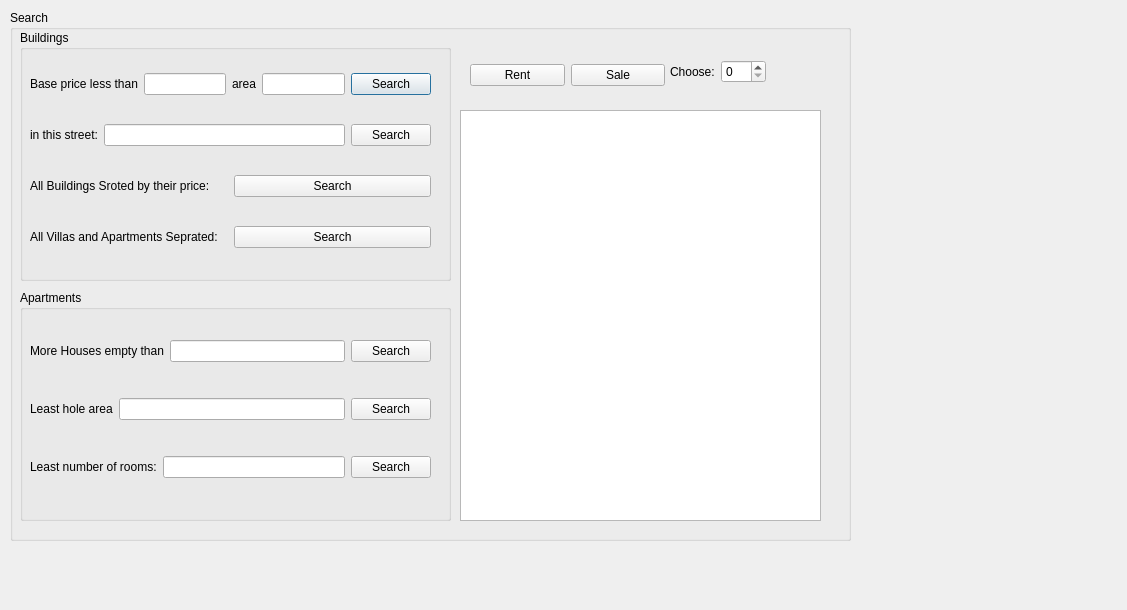
<?xml version="1.0" encoding="UTF-8"?>
<ui version="4.0">
 <class>search</class>
 <widget class="QDialog" name="search">
  <property name="geometry">
   <rect>
    <x>0</x>
    <y>0</y>
    <width>1127</width>
    <height>610</height>
   </rect>
  </property>
  <property name="windowTitle">
   <string>Dialog</string>
  </property>
  <widget class="QGroupBox" name="groupBox">
   <property name="geometry">
    <rect>
     <x>10</x>
     <y>10</y>
     <width>841</width>
     <height>531</height>
    </rect>
   </property>
   <property name="title">
    <string>Search</string>
   </property>
   <widget class="QGroupBox" name="Building_search">
    <property name="geometry">
     <rect>
      <x>10</x>
      <y>20</y>
      <width>431</width>
      <height>251</height>
     </rect>
    </property>
    <property name="title">
     <string>Buildings</string>
    </property>
    <widget class="QWidget" name="layoutWidget_2">
     <property name="geometry">
      <rect>
       <x>10</x>
       <y>20</y>
       <width>401</width>
       <height>221</height>
      </rect>
     </property>
     <layout class="QVBoxLayout" name="verticalLayout_3">
      <item>
       <layout class="QHBoxLayout" name="horizontalLayout">
        <item>
         <widget class="QLabel" name="label_2">
          <property name="text">
           <string>Base price less than</string>
          </property>
         </widget>
        </item>
        <item>
         <widget class="QLineEdit" name="price_lower_le"/>
        </item>
        <item>
         <widget class="QLabel" name="label_3">
          <property name="text">
           <string>area</string>
          </property>
         </widget>
        </item>
        <item>
         <widget class="QLineEdit" name="hole_area_higher_le"/>
        </item>
        <item>
         <widget class="QPushButton" name="search_baseprice_holearea">
          <property name="text">
           <string>Search</string>
          </property>
         </widget>
        </item>
       </layout>
      </item>
      <item>
       <layout class="QHBoxLayout" name="horizontalLayout_2">
        <item>
         <widget class="QLabel" name="label_5">
          <property name="text">
           <string>in this street:</string>
          </property>
         </widget>
        </item>
        <item>
         <widget class="QLineEdit" name="to_search_street_le"/>
        </item>
        <item>
         <widget class="QPushButton" name="search_street">
          <property name="text">
           <string>Search</string>
          </property>
         </widget>
        </item>
       </layout>
      </item>
      <item>
       <layout class="QHBoxLayout" name="horizontalLayout_4">
        <item>
         <widget class="QLabel" name="label_6">
          <property name="text">
           <string>All Buildings Sroted by their price:</string>
          </property>
         </widget>
        </item>
        <item>
         <widget class="QPushButton" name="search_sort">
          <property name="text">
           <string>Search</string>
          </property>
         </widget>
        </item>
       </layout>
      </item>
      <item>
       <layout class="QHBoxLayout" name="horizontalLayout_3">
        <item>
         <widget class="QLabel" name="label_4">
          <property name="text">
           <string>All Villas and Apartments Seprated:</string>
          </property>
         </widget>
        </item>
        <item>
         <widget class="QPushButton" name="search_all">
          <property name="text">
           <string>Search</string>
          </property>
         </widget>
        </item>
       </layout>
      </item>
     </layout>
    </widget>
   </widget>
   <widget class="QGroupBox" name="Apartment_search">
    <property name="geometry">
     <rect>
      <x>10</x>
      <y>280</y>
      <width>431</width>
      <height>231</height>
     </rect>
    </property>
    <property name="title">
     <string>Apartments</string>
    </property>
    <widget class="QWidget" name="">
     <property name="geometry">
      <rect>
       <x>10</x>
       <y>20</y>
       <width>401</width>
       <height>201</height>
      </rect>
     </property>
     <layout class="QVBoxLayout" name="verticalLayout">
      <item>
       <layout class="QHBoxLayout" name="horizontalLayout_5">
        <item>
         <widget class="QLabel" name="label_7">
          <property name="text">
           <string>More Houses empty than</string>
          </property>
         </widget>
        </item>
        <item>
         <widget class="QLineEdit" name="N_house_le"/>
        </item>
        <item>
         <widget class="QPushButton" name="search_N_house">
          <property name="text">
           <string>Search</string>
          </property>
         </widget>
        </item>
       </layout>
      </item>
      <item>
       <layout class="QHBoxLayout" name="horizontalLayout_6">
        <item>
         <widget class="QLabel" name="label_8">
          <property name="text">
           <string>Least hole area</string>
          </property>
         </widget>
        </item>
        <item>
         <widget class="QLineEdit" name="least_hoe_area_le"/>
        </item>
        <item>
         <widget class="QPushButton" name="search_hole_area">
          <property name="text">
           <string>Search</string>
          </property>
         </widget>
        </item>
       </layout>
      </item>
      <item>
       <layout class="QHBoxLayout" name="horizontalLayout_7">
        <item>
         <widget class="QLabel" name="label_9">
          <property name="text">
           <string>Least number of rooms:</string>
          </property>
         </widget>
        </item>
        <item>
         <widget class="QLineEdit" name="least_rooms_le"/>
        </item>
        <item>
         <widget class="QPushButton" name="search_rooms">
          <property name="text">
           <string>Search</string>
          </property>
         </widget>
        </item>
       </layout>
      </item>
     </layout>
    </widget>
   </widget>
   <widget class="QTextEdit" name="seearch_te">
    <property name="geometry">
     <rect>
      <x>450</x>
      <y>100</y>
      <width>361</width>
      <height>411</height>
     </rect>
    </property>
   </widget>
   <widget class="QWidget" name="">
    <property name="geometry">
     <rect>
      <x>460</x>
      <y>50</y>
      <width>195</width>
      <height>30</height>
     </rect>
    </property>
    <layout class="QHBoxLayout" name="horizontalLayout_9">
     <item>
      <widget class="QPushButton" name="rent">
       <property name="text">
        <string>Rent</string>
       </property>
      </widget>
     </item>
     <item>
      <widget class="QPushButton" name="sale">
       <property name="text">
        <string>Sale</string>
       </property>
      </widget>
     </item>
    </layout>
   </widget>
   <widget class="QWidget" name="">
    <property name="geometry">
     <rect>
      <x>660</x>
      <y>50</y>
      <width>96</width>
      <height>24</height>
     </rect>
    </property>
    <layout class="QHBoxLayout" name="horizontalLayout_8">
     <item>
      <widget class="QLabel" name="label">
       <property name="text">
        <string>Choose:</string>
       </property>
      </widget>
     </item>
     <item>
      <widget class="QSpinBox" name="search_spinBox"/>
     </item>
    </layout>
   </widget>
  </widget>
 </widget>
 <resources/>
 <connections/>
</ui>
